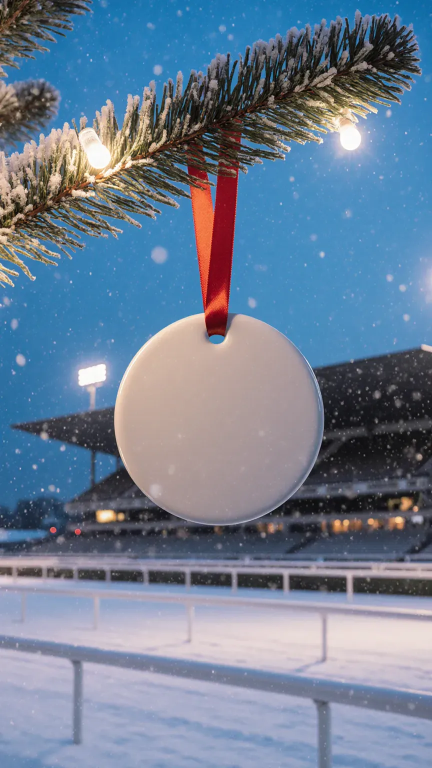
#> input picture tools/video/assets/scene-racecourse.webp, 864 x 1536 px (shown at 1/2 size)
$ python mapart.py
#> lines starting #> are read from the running program, lines starting #| are printed output that depends on the picture; after the words box and inside, x2 and y2 are one past the last pixel; in counts of white or black regions, pixels touching at a corner belong together
"""Print the exact designer artwork onto the photographed blank ceramic bauble, keeping the real glaze, highlights, shadow, hole and cord."""
import numpy as np
from PIL import Image, ImageFilter, ImageEnhance, ImageDraw
W, H = 1296, 2304
def build(art_path, photo, seed, out, ratio=1.02):
#> called with art_path = 'assets/art-ombudsman.png', photo = 'assets/scene-racecourse.webp', seed = (656, 1260), out = 'v/scene-ombudsman.png', ratio = 1.02
    ph = Image.open(photo).convert('RGB').resize((W, H), Image.LANCZOS)
    a = np.asarray(ph).astype(np.float32)/255
    mx, mn = a.max(-1), a.min(-1); lum = a @ np.array([.299, .587, .114], dtype=np.float32)
#> after `mx, mn = (a.max(-1), a.min(-1))`:
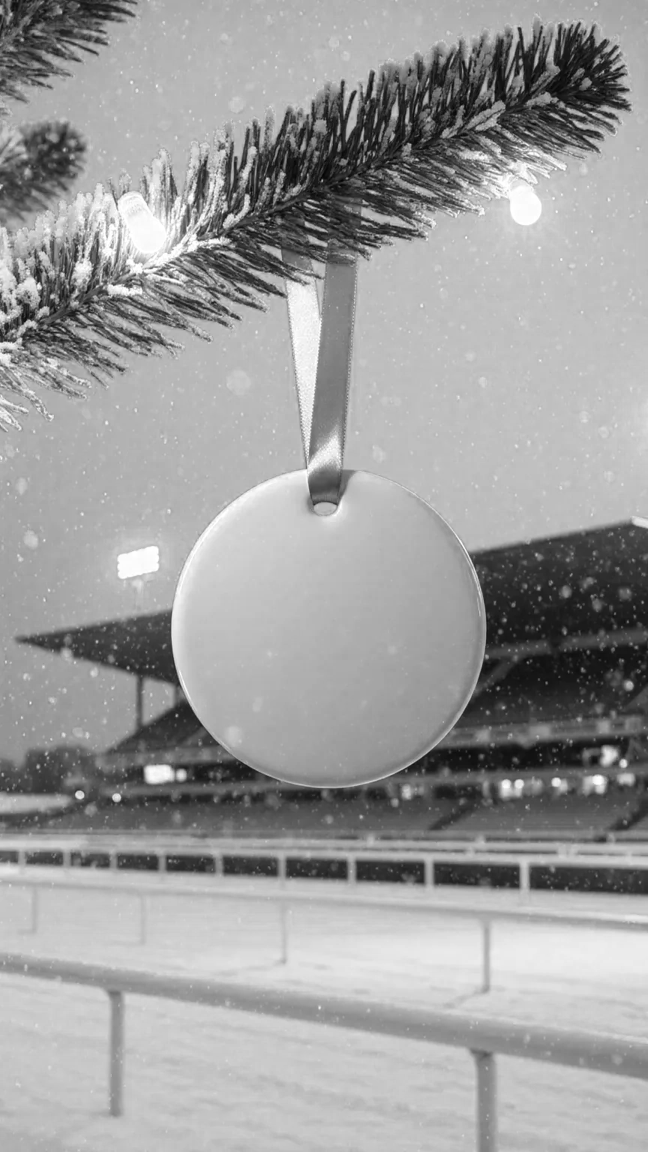
#> mx: shape (2304, 1296) float32 (shown at 1/2 size); min 0, max 1, mean 0.616
#> after `lum = a @ np.array([0.299, 0.587, 0.114], dtype=np.float32)`:
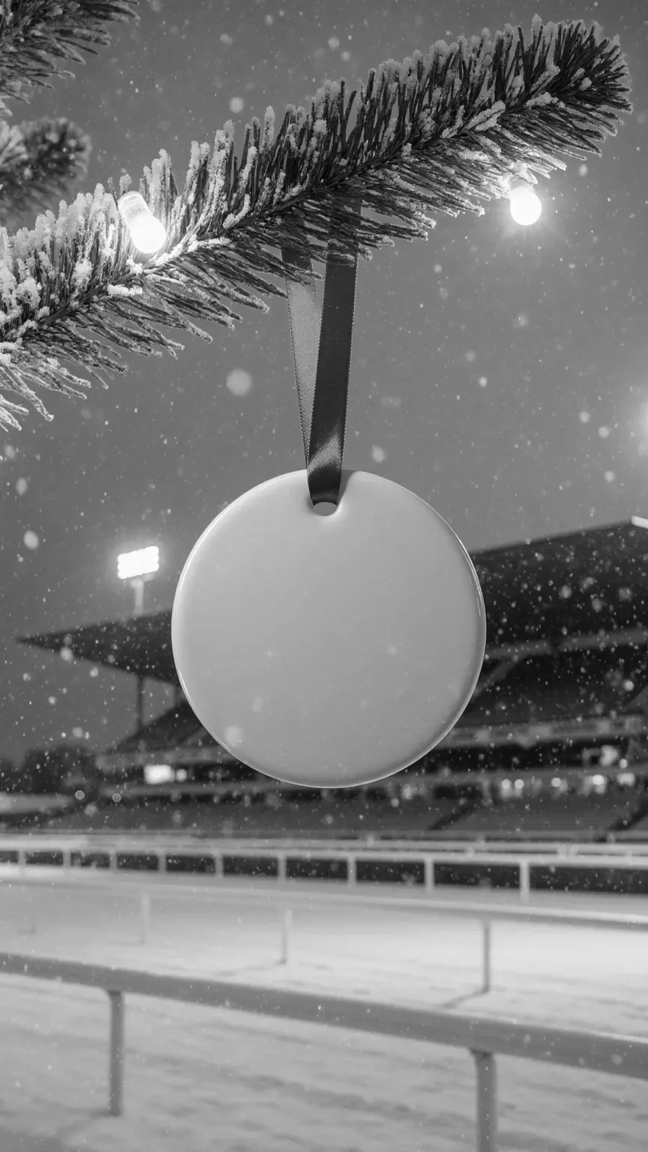
#> lum: shape (2304, 1296) float32 (shown at 1/2 size); min 0, max 1, mean 0.488
    sat = (mx-mn)/(mx+1e-4)
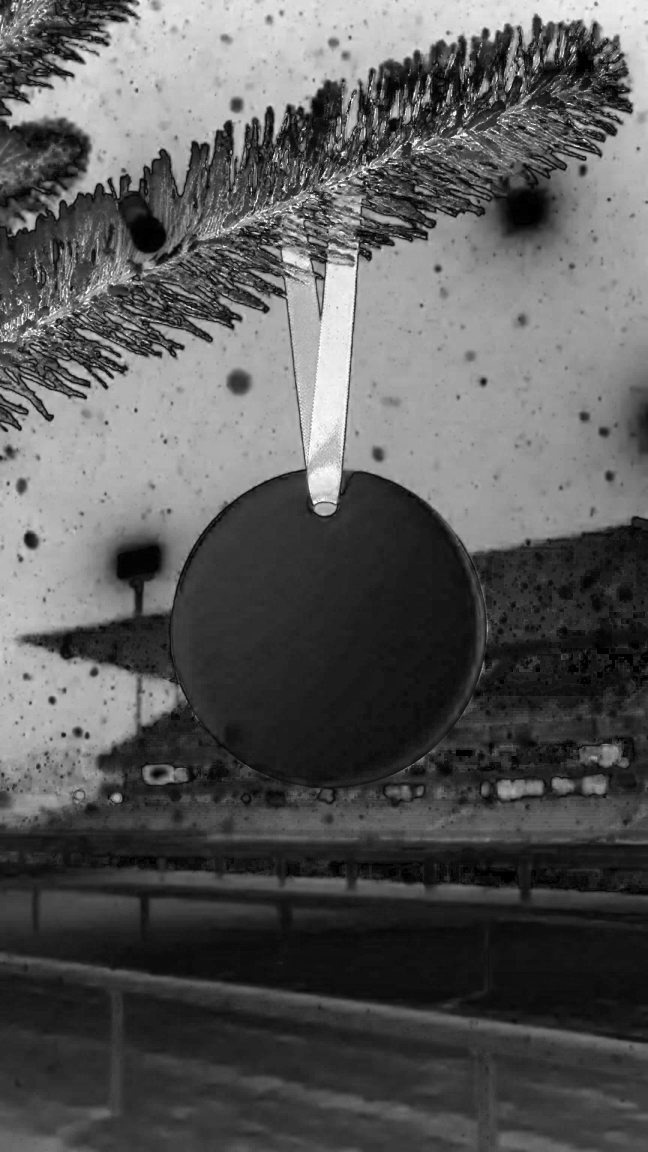
#> sat: shape (2304, 1296) float32 (shown at 1/2 size); min 0, max 1, mean 0.349
    white = (lum > 0.40) & (sat < 0.20)                              # the glazed ceramic face (bokeh and fire are far more saturated)
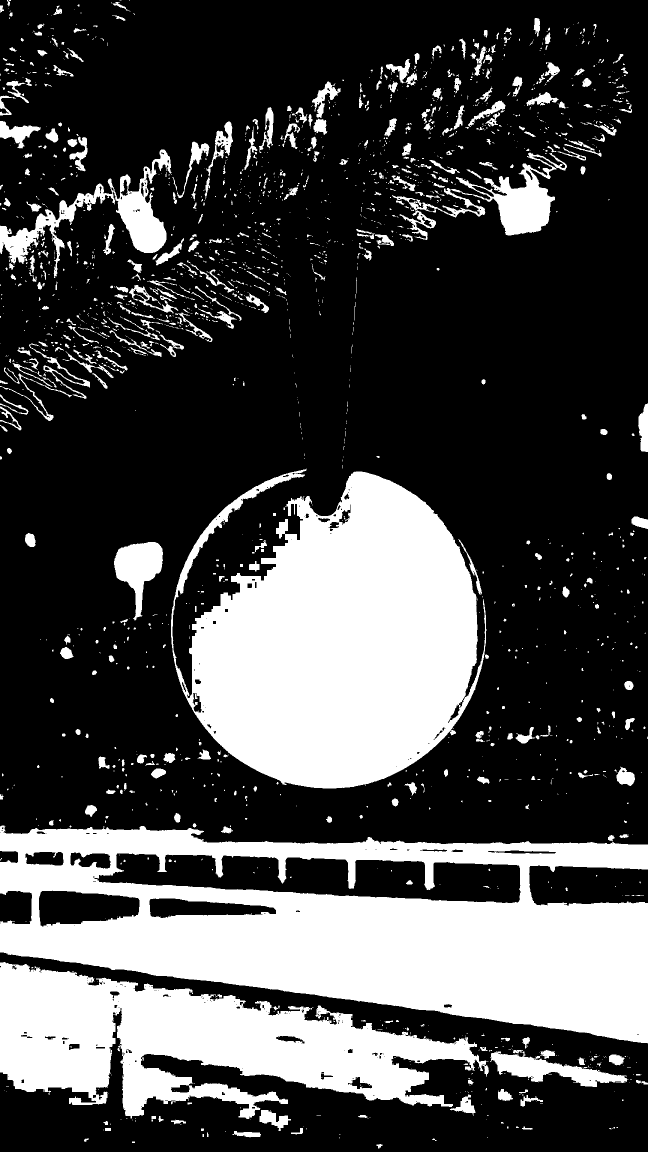
#> white: shape (2304, 1296) bool (shown at 1/2 size); 28.9% white; 1945 white regions (1427 under 20 px), largest, box (x1, y1, x2, y2) and area: (0, 1651, 1296, 2087) 314127, (342, 937, 973, 1577) 266596, (0, 1924, 978, 2238) 154778
    m = Image.fromarray((white*255).astype(np.uint8)).filter(ImageFilter.MedianFilter(9))
#> m: PIL image 1296x2304 L; 27.8% white; 353 white regions (92 under 20 px), largest, box (x1, y1, x2, y2) and area: (0, 1652, 1296, 2087) 315050, (353, 943, 963, 1577) 261197, (0, 1925, 977, 2237) 155524
    fl = m.copy(); ImageDraw.floodfill(fl, seed, 128, thresh=10)
    disc = (np.asarray(fl) == 128)
#> disc: shape (2304, 1296) bool; 8.7% white; 1 white region, box (x1, y1, x2, y2) and area: (353, 943, 963, 1577) 260667
    ys, xs = np.nonzero(disc); y0 = ys.min()
#> after `y0 = ys.min()`: y0 = 943
    top = disc[y0:y0+420]; tx = np.nonzero(top.any(0))[0]             # measure the width from the upper part, where nothing else is white
#> after `top = disc[y0:y0 + 420]`:
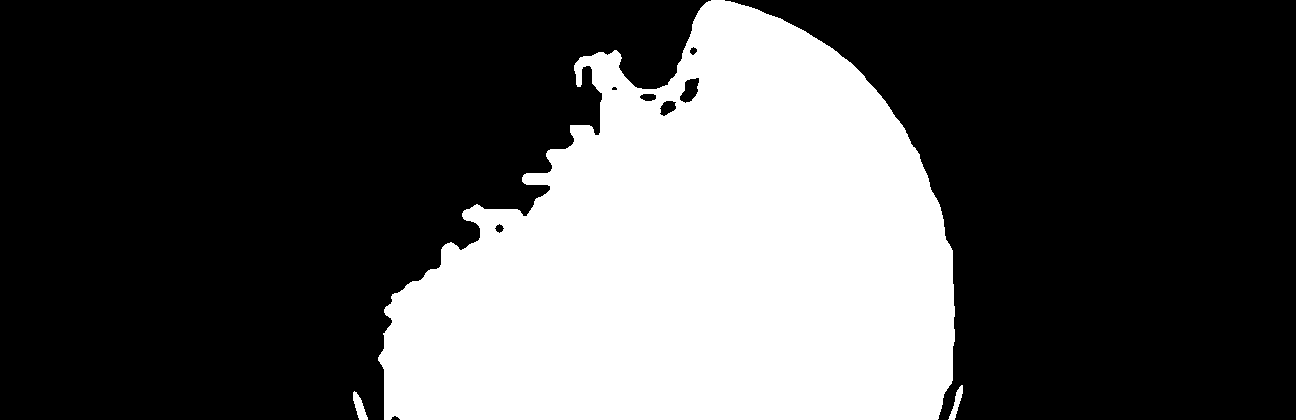
#> top: shape (420, 1296) bool; 31% white; 3 white regions, box (x1, y1, x2, y2) and area: (378, 0, 955, 420) 168378, (353, 391, 368, 420) 224, (948, 385, 963, 420) 200
#> after `tx = np.nonzero(top.any(0))[0]`: tx = 600 values from 353 to 962
    x0, x1 = tx.min(), tx.max(); r = (x1-x0)/2; cx = (x0+x1)/2; cy = y0 + r*1.03
#> after `x0, x1 = (tx.min(), tx.max())`: x0 = 353; x1 = 962
#> after `r = (x1 - x0) / 2`: r = 304.5
#> after `cx = (x0 + x1) / 2`: cx = 657.5
#> after `cy = y0 + r * 1.03`: cy = 1256.6
    yy, xx = np.mgrid[0:H, 0:W]
    ry = r*ratio; cy = y0 + ry
#> after `ry = r * ratio`: ry = 310.6
#> after `cy = y0 + ry`: cy = 1253.6
    red = (a[..., 0] > 0.42) & (a[..., 0] > a[..., 1]*1.8) & (a[..., 0] > a[..., 2]*1.8)       # the cord stays in front
#> red: shape (2304, 1296) bool; 1.5% white; 52 white regions (40 under 20 px), largest, box (x1, y1, x2, y2) and area: (570, 499, 716, 975) 42314, (575, 512, 624, 549) 910, (625, 986, 673, 1001) 380
    hole = (lum < 0.16) & (yy < y0 + ry*0.4)                                                     # the hanging hole stays a hole
#> hole: shape (2304, 1296) bool; 2.8% white; 1264 white regions (1026 under 20 px), largest, box (x1, y1, x2, y2) and area: (531, 168, 820, 481) 22256, (1083, 55, 1254, 235) 11142, (805, 117, 966, 326) 7715
    disc = (((xx-cx)/(r*0.992))**2 + ((yy-cy)/(ry*0.992))**2 <= 1) & ~red & ~hole               # the whole face, even where the fire tints it
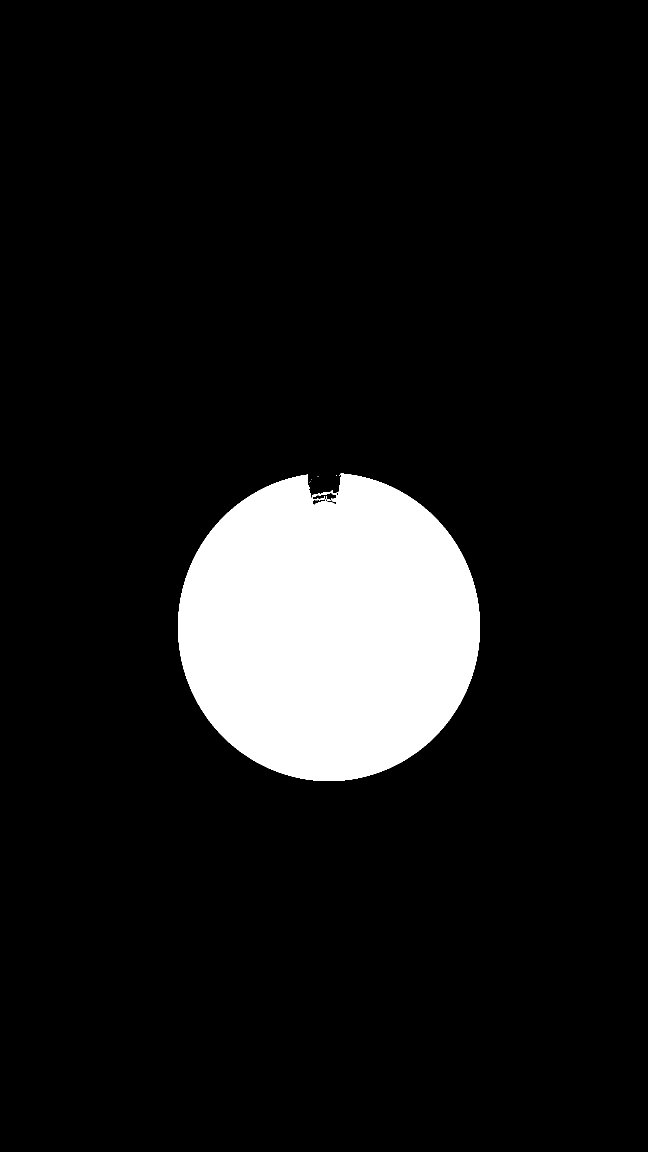
#> disc: shape (2304, 1296) bool (shown at 1/2 size); 9.7% white; 8 white regions (7 under 20 px), largest, box (x1, y1, x2, y2) and area: (356, 947, 960, 1562) 289274
    ys, xs = np.nonzero(disc); x0, x1, y0, y1 = xs.min(), xs.max(), ys.min(), ys.max()
#> after `x0, x1, y0, y1 = (xs.min(), xs.max(), ys.min(), ys.max())`: x0 = 356; x1 = 959; y0 = 947; y1 = 1561
    print(out, 'disc box', x0, y0, x1, y1, 'w', x1-x0, 'h', y1-y0, 'fill', round(disc.sum()/((x1-x0)*(y1-y0)*0.785), 2))
#| v/scene-ombudsman.png disc box 356 947 959 1561 w 603 h 614 fill 1.0
#> (the run stopped early here; a loop or call above may not have finished)

$ run again, with tools/video/assets/bright-fire.webp copied over tools/video/assets/scene-racecourse.webp
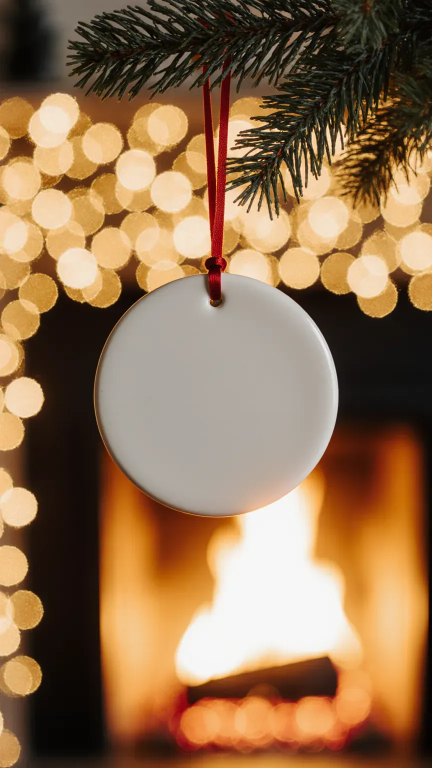
#> input picture tools/video/assets/bright-fire.webp, 864 x 1536 px (shown at 1/2 size)
#> white: shape (2304, 1296) bool; 20.3% white; 403 white regions (306 under 20 px), largest, box (x1, y1, x2, y2) and area: (298, 795, 1049, 2036) 554563, (147, 0, 360, 132) 12485, (522, 653, 626, 757) 7943
#> m: PIL image 1296x2304 L; 20.1% white; 48 white regions (6 under 20 px), largest, box (x1, y1, x2, y2) and area: (298, 797, 1049, 2036) 554568, (147, 0, 360, 128) 12371, (522, 653, 626, 757) 7921
#> in build, `y0 = ys.min()`: y0 = 797
#> in build, `top = disc[y0:y0 + 420]`:
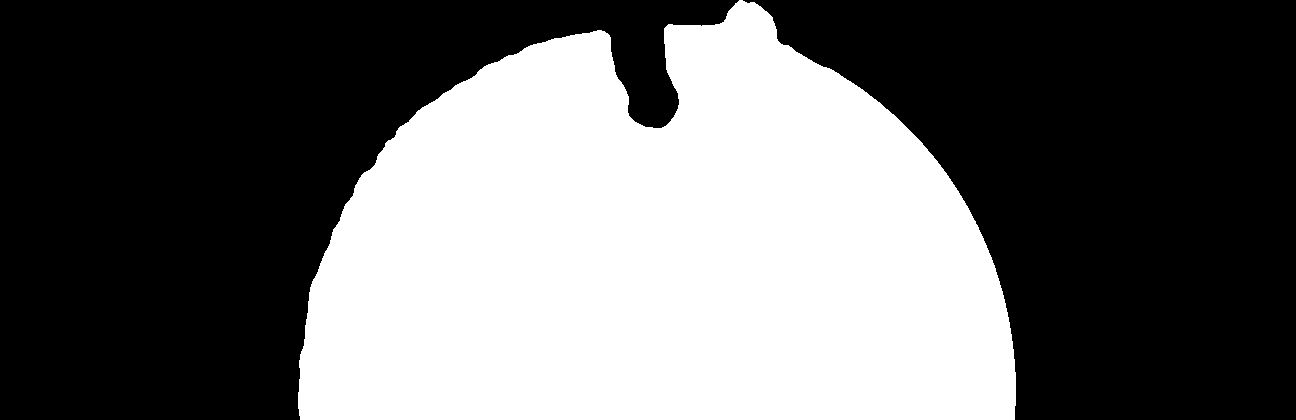
#> top: shape (420, 1296) bool; 41.3% white; 1 white region, box (x1, y1, x2, y2) and area: (298, 0, 1016, 420) 224846
#> tx = 718 values from 298 to 1015
#> in build, `x0, x1 = (tx.min(), tx.max())`: x0 = 298; x1 = 1015
#> r = 358.5
#> cx = 656.5
#> in build, `cy = y0 + r * 1.03`: cy = 1166.3
#> ry = 365.7
#> in build, `cy = y0 + ry`: cy = 1162.7
#> red: shape (2304, 1296) bool; 8.8% white; 545 white regions (459 under 20 px), largest, box (x1, y1, x2, y2) and area: (299, 1306, 1286, 2304) 222517, (469, 252, 690, 877) 22426, (293, 311, 414, 449) 5161
#> hole: shape (2304, 1296) bool; 11.1% white; 535 white regions (453 under 20 px), largest, box (x1, y1, x2, y2) and area: (201, 0, 1296, 651) 252634, (0, 0, 150, 260) 31250, (828, 845, 1097, 944) 14201
#> in build, `disc = (((xx-cx)/(r*0.992))**2 + ((yy-cy)/(ry*0.992))**2 <= 1) & ~red ..`:
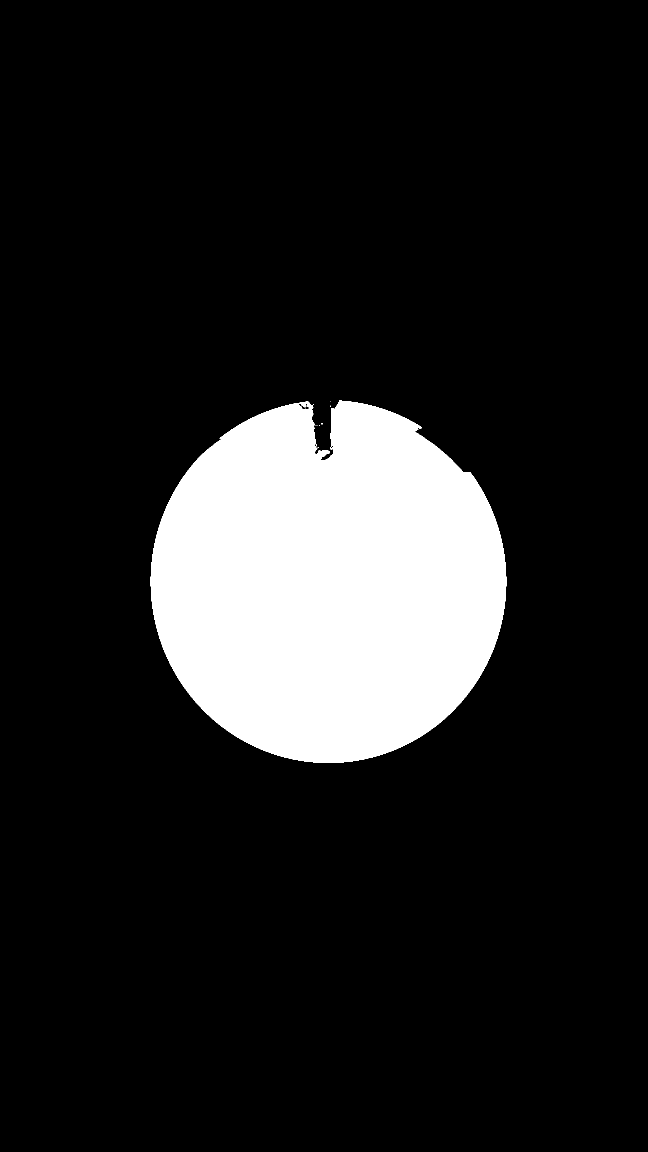
#> disc: shape (2304, 1296) bool (shown at 1/2 size); 13.4% white; 9 white regions (8 under 20 px), largest, box (x1, y1, x2, y2) and area: (301, 801, 1013, 1526) 399414
#> in build, `x0, x1, y0, y1 = (xs.min(), xs.max(), ys.min(), ys.max())`: x0 = 301; x1 = 1012; y0 = 801; y1 = 1525
#| v/scene-ombudsman.png disc box 301 801 1012 1525 w 711 h 724 fill 0.99
